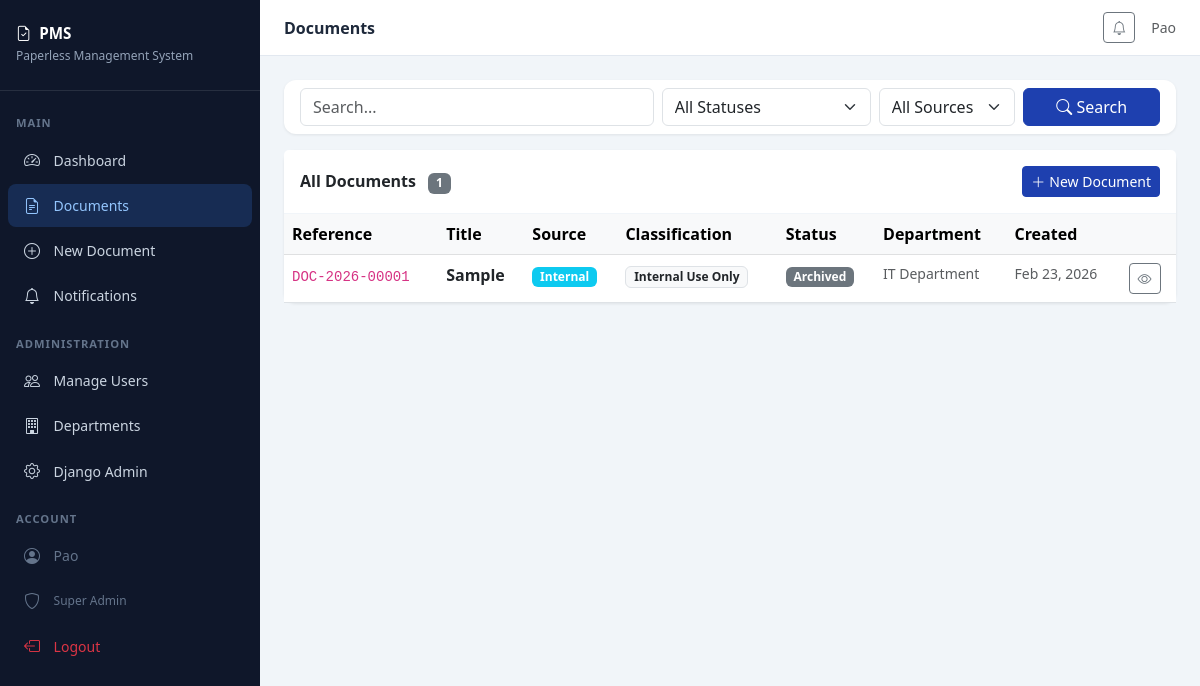
The page /documents/ (signed in) on the database its author committed.
### dms/models.py (models this page shows, shortened)
class User(AbstractUser):
    ROLE_CHOICES = [
        ('super_admin', 'Super Admin'),
        ('dept_sender_receiver', 'Dept. Sender/Receiver'),
        ('dept_head', 'Dept. Head'),
        ('governor', 'Governor'),
        ('executive', 'Executive'),
    ]
    role = models.CharField(max_length=30, choices=ROLE_CHOICES, default='dept_sender_receiver')
    department = models.ForeignKey('Department', on_delete=models.SET_NULL, null=True, blank=True, related_name='members')

class Document(models.Model):
    SOURCE_CHOICES = [('internal', 'Internal'), ('external', 'External')]
    STATUS_CHOICES = [
        ('draft', 'Draft'),
        ('pending_review', 'Pending Review'),
        ('approved', 'Approved'),
        ('rejected', 'Rejected'),
        ('esigned', 'E-Signed'),
        ('released', 'Released to Correspondent'),
        ('returned', 'Returned to Origin'),
        ('archived', 'Archived'),
        ('return_for_revision', 'Returned for Revision'),
    ]
    ACTION_TYPE_CHOICES = [('return', 'Return to Origin'), ('release', 'Release to External Agency')]
    CLASSIFICATION_CHOICES = [
        ('confidential', 'Confidential'),
        ('internal', 'Internal Use Only'),
        ('public', 'Public'),
    ]
    title = models.CharField(max_length=300)
    reference_number = models.CharField(max_length=100, unique=True, blank=True)
    source = models.CharField(max_length=10, choices=SOURCE_CHOICES)
    classification = models.CharField(max_length=20, choices=CLASSIFICATION_CHOICES, default='internal')
    status = models.CharField(max_length=30, choices=STATUS_CHOICES, default='draft')
    action_type = models.CharField(max_length=10, choices=ACTION_TYPE_CHOICES, blank=True, null=True)
    description = models.TextField(blank=True)
    file = models.FileField(upload_to='documents/%Y/%m/', blank=True, null=True)
    esignature = models.ImageField(upload_to='signatures/%Y/%m/', blank=True, null=True)
    created_by = models.ForeignKey(User, on_delete=models.SET_NULL, null=True, related_name='created_documents')
    assigned_to = models.ForeignKey(User, on_delete=models.SET_NULL, null=True, blank=True, related_name='assigned_documents')
    origin_department = models.ForeignKey(Department, on_delete=models.SET_NULL, null=True, blank=True, related_name='origin_documents')
    current_department = models.ForeignKey(Department, on_delete=models.SET_NULL, null=True, blank=True, related_name='current_documents')
    correspondent_name = models.CharField(max_length=200, blank=True)
    correspondent_agency = models.CharField(max_length=200, blank=True)
    created_at = models.DateTimeField(auto_now_add=True)
    updated_at = models.DateTimeField(auto_now=True)
    logged_at = models.DateTimeField(null=True, blank=True)

class Department(models.Model):
    name = models.CharField(max_length=200)
    code = models.CharField(max_length=20, unique=True)
    created_at = models.DateTimeField(auto_now_add=True)

### dms/views.py (the view, shortened to what this page needs)
# urls.py: path('documents/', views.document_list, name='document_list'),
@login_required
def document_list(request):
    form = DocumentSearchForm(request.GET or None)
    docs = Document.objects.all().order_by('-created_at')
    user = request.user
    if user.role == 'dept_sender_receiver':
        docs = docs.filter(Q(created_by=user) | Q(assigned_to=user))
    elif user.role in ('dept_head',):
        if user.department:
            docs = docs.filter(Q(current_department=user.department) | Q(origin_department=user.department))
    return render(request, 'documents/list.html', {'docs': docs, 'form': form})

### dms/forms.py
class DocumentSearchForm(forms.Form):
    query = forms.CharField(required=False, widget=forms.TextInput(attrs={'class': 'form-control', 'placeholder': 'Search...'}))
    status = forms.ChoiceField(required=False, choices=[('', 'All Statuses')] + Document.STATUS_CHOICES,
                               widget=forms.Select(attrs={'class': 'form-select'}))
    source = forms.ChoiceField(required=False, choices=[('', 'All Sources')] + Document.SOURCE_CHOICES,
                               widget=forms.Select(attrs={'class': 'form-select'}))

### dms/templates/documents/list.html (shortened to what this page needs)
{% extends 'base.html' %}
{% block page_title %}Documents{% endblock %}
{% block content %}
<div class="card mb-3">
    <div class="card-body py-2">
        <form method="get" class="row g-2 align-items-center">
            <div class="col-md-5">{{ form.query }}</div>
            <div class="col-md-3">{{ form.status }}</div>
            <div class="col-md-2">{{ form.source }}</div>
            <div class="col-md-2">
                <button type="submit" class="btn btn-primary w-100">
                    <i class="bi bi-search"></i> Search
                </button>
            </div>
        </form>
    </div>
</div>
<div class="card">
    <div class="card-header py-3 d-flex justify-content-between align-items-center">
        <span>All Documents <span class="badge bg-secondary ms-2">{{ docs.count }}</span></span>
        <a href="{% url 'document_create' %}" class="btn btn-sm btn-primary">
            <i class="bi bi-plus-lg me-1"></i>New Document
        </a>
    </div>
    <div class="card-body p-0">
        <div class="table-responsive">
            <table class="table table-hover mb-0">
                <thead class="table-light">
                    <tr>
                        <th>Reference</th>
                        <th>Title</th>
                        <th>Source</th>
                        <th>Classification</th>
                        <th>Status</th>
                        <th>Department</th>
                        <th>Created</th>
                        <th></th>
                    </tr>
                </thead>
                <tbody>
                {% for doc in docs %}
                <tr>
                    <td><code class="small">{{ doc.reference_number }}</code></td>
                    <td>
                        <a href="{% url 'document_detail' doc.pk %}" class="text-decoration-none fw-semibold text-dark">
                            {{ doc.title|truncatechars:45 }}
                        </a>
                    </td>
                    <td>
                        <span class="badge {% if doc.source == 'internal' %}bg-info{% else %}bg-warning text-dark{% endif %}">
                            {{ doc.get_source_display }}
                        </span>
                    </td>
                    <td><span class="badge bg-light text-dark border">{{ doc.get_classification_display }}</span></td>
                    <td>
                        {% with doc.status as s %}
                        <span class="badge {% if s == 'approved' or s == 'esigned' %}bg-success{% elif s == 'rejected' or s == 'return_for_revision' %}bg-danger{% elif s == 'archived' %}bg-secondary{% elif s == 'pending_review' %}bg-warning text-dark{% elif s == 'released' %}bg-primary{% else %}bg-light text-dark border{% endif %}">
                            {{ doc.get_status_display }}
                        </span>
                        {% endwith %}
                    </td>
                    <td class="text-muted small">{{ doc.current_department.name|default:"—" }}</td>
                    <td class="text-muted small">{{ doc.created_at|date:"M d, Y" }}</td>
                    <td>
                        <a href="{% url 'document_detail' doc.pk %}" class="btn btn-sm btn-outline-secondary">
                            <i class="bi bi-eye"></i>
                        </a>
                    </td>
                </tr>
                {% empty %}
                <tr><td colspan="8" class="text-center text-muted py-5">No documents found</td></tr>
                {% endfor %}
                </tbody>
            </table>
        </div>
    </div>
</div>
{% endblock %}

### dms/templates/base.html (shortened to what this page needs)
<!DOCTYPE html>
<html lang="en">
<head>
    <link href="https://cdn.jsdelivr.net/npm/bootstrap@5.3.0/dist/css/bootstrap.min.css" rel="stylesheet">
    <link href="https://cdn.jsdelivr.net/npm/bootstrap-icons@1.11.0/font/bootstrap-icons.css" rel="stylesheet">
</head>
<body>
{% if user.is_authenticated %}
<div class="sidebar">
    <div class="sidebar-brand">
        <h5><i class="bi bi-file-earmark-check me-2"></i>PMS</h5>
        <small>Paperless Management System</small>
    </div>
    <nav class="py-2">
        <div class="nav-section-title">Main</div>
        <a href="{% url 'dashboard' %}" class="nav-link {% if request.resolver_match.url_name == 'dashboard' %}active{% endif %}">
            <i class="bi bi-speedometer2"></i> Dashboard
        </a>
        <a href="{% url 'document_list' %}" class="nav-link {% if 'document' in request.resolver_match.url_name %}active{% endif %}">
            <i class="bi bi-file-earmark-text"></i> Documents
        </a>
        <a href="{% url 'document_create' %}" class="nav-link">
            <i class="bi bi-plus-circle"></i> New Document
        </a>
        <a href="{% url 'notifications' %}" class="nav-link">
            <i class="bi bi-bell"></i> Notifications
        </a>
        {% if user.role == 'super_admin' or user.is_superuser %}
        <div class="nav-section-title">Administration</div>
        <a href="{% url 'manage_users' %}" class="nav-link">
            <i class="bi bi-people"></i> Manage Users
        </a>
        <a href="{% url 'manage_departments' %}" class="nav-link">
            <i class="bi bi-building"></i> Departments
        </a>
        <a href="/admin/" class="nav-link">
            <i class="bi bi-gear"></i> Django Admin
        </a>
        {% endif %}
        <div class="nav-section-title">Account</div>
        <div class="nav-link" style="cursor:default; color:#64748b;">
            <i class="bi bi-person-circle"></i>
            <span>{{ user.get_full_name|default:user.username }}</span>
        </div>
        <div class="nav-link" style="cursor:default; color:#64748b; font-size:0.75rem;">
            <i class="bi bi-shield"></i> {{ user.get_role_display }}
        </div>
        <a href="{% url 'logout' %}" class="nav-link text-danger">
            <i class="bi bi-box-arrow-left"></i> Logout
        </a>
    </nav>
</div>
<div class="main-content">
    <div class="topbar">
        <span class="topbar-title">{% block page_title %}Dashboard{% endblock %}</span>
        <div class="d-flex align-items-center gap-3">
            <a href="{% url 'notifications' %}" class="btn btn-sm btn-outline-secondary position-relative">
                <i class="bi bi-bell"></i>
            </a>
            <span class="text-muted small">{{ user.get_full_name|default:user.username }}</span>
        </div>
    </div>
    <div class="page-content">
        {% block content %}{% endblock %}
    </div>
</div>
{% else %}
{% block auth_content %}{% endblock %}
{% endif %}
</body>
</html>

### dms/templates/base.html (style rules this page uses)
:root { --sidebar-width: 260px; --primary: #1e40af; --primary-light: #3b82f6; --sidebar-bg: #0f172a; }
body { background: #f1f5f9; font-family: 'Segoe UI', sans-serif; }
.sidebar { width: var(--sidebar-width); min-height: 100vh; background: var(--sidebar-bg); position: fixed; top: 0; left: 0; z-index: 100; transition: all 0.3s; }
.sidebar-brand { padding: 1.5rem 1rem; border-bottom: 1px solid rgba(255,255,255,0.1); }
.sidebar-brand h5 { color: #fff; font-weight: 700; font-size: 0.95rem; margin: 0; }
.sidebar-brand small { color: #94a3b8; font-size: 0.75rem; }
.nav-section-title { color: #64748b; font-size: 0.7rem; text-transform: uppercase; letter-spacing: 1px; padding: 1rem 1rem 0.3rem; font-weight: 600; }
.sidebar .nav-link { color: #cbd5e1; padding: 0.6rem 1rem; border-radius: 8px; margin: 2px 8px; font-size: 0.875rem; display: flex; align-items: center; gap: 0.6rem; transition: all 0.2s; }
.sidebar .nav-link:hover, .sidebar .nav-link.active { background: rgba(59,130,246,0.2); color: #93c5fd; }
.sidebar .nav-link i { font-size: 1rem; width: 20px; }
.main-content { margin-left: var(--sidebar-width); min-height: 100vh; }
.topbar { background: #fff; border-bottom: 1px solid #e2e8f0; padding: 0.75rem 1.5rem; display: flex; align-items: center; justify-content: space-between; position: sticky; top: 0; z-index: 99; }
.topbar-title { font-weight: 600; color: #1e293b; }
.page-content { padding: 1.5rem; }
.card { border: none; border-radius: 12px; box-shadow: 0 1px 3px rgba(0,0,0,0.08); }
.card-header { background: #fff; border-bottom: 1px solid #f1f5f9; font-weight: 600; }
.btn-primary { background: var(--primary); border-color: var(--primary); }

### rows shown on the page
User: get_full_name "Pao", role "Super Admin"
Document: reference_number "DOC-2026-00001", title "Sample", source "Internal", classification "Internal Use Only", status "Archived", current_department.name "IT Department", created_at "Feb 23, 2026"

### other values the page prints
{{ docs.count }} "1"
